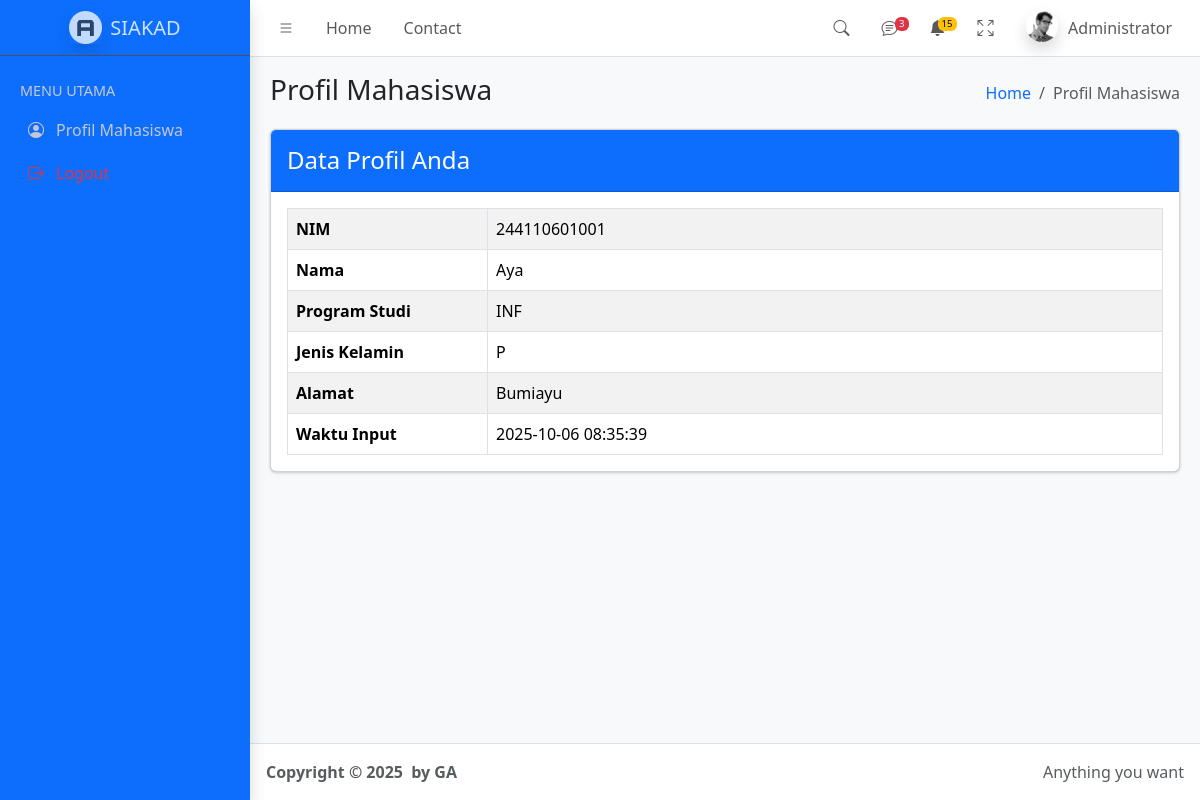
The app's page /mahasiswa/?p=mahasiswa (signed in) with its own data.
### tables this page shows
CREATE TABLE `mhs` (
  `id` int NOT NULL,
  `nim` varchar(12) NOT NULL,
  `nama` varchar(50) NOT NULL,
  `jenis_kelamin` enum('L','P') NOT NULL,
  `alamat` text NOT NULL,
  `prodi` int NOT NULL,
  `waktu` datetime NOT NULL
);

### mahasiswa/mahasiswa.php (the view, shortened to what this page needs)
<?php
require_once "../config.php";
$nim = $_SESSION['username'];
$mhs = $konek->query("SELECT * FROM mhs WHERE nim='$nim'")->fetch_assoc();
$prodi = "-";
if ($mhs['prodi'] == 1) $prodi = "INF";
elseif ($mhs['prodi'] == 2) $prodi = "ARS";
elseif ($mhs['prodi'] == 3) $prodi = "ILK";
?>
<main class="app-main">
  <div class="app-content-header">
    <div class="container-fluid">
      <div class="row">
        <div class="col-sm-6"><h3 class="mb-0">Profil Mahasiswa</h3></div>
        <div class="col-sm-6">
          <ol class="breadcrumb float-sm-end">
            <li class="breadcrumb-item"><a href="#">Home</a></li>
            <li class="breadcrumb-item active" aria-current="page">Profil Mahasiswa</li>
          </ol>
        </div>
      </div>
    </div>
  </div>
  <div class="app-content">
    <div class="container-fluid">
      <div class="row">
        <div class="col-12">
          <div class="card">
            <div class="card-header bg-primary text-white">
              <h4 class="mb-0">Data Profil Anda</h4>
            </div>
            <div class="card-body">
              <table class="table table-bordered table-striped">
                <tr>
                  <th width="200">NIM</th>
                  <td><?= $mhs['nim'] ?></td>
                </tr>
                <tr>
                  <th>Nama</th>
                  <td><?= $mhs['nama'] ?></td>
                </tr>
                <tr>
                  <th>Program Studi</th>
                  <td><?= $prodi ?></td>
                </tr>
                <tr>
                  <th>Jenis Kelamin</th>
                  <td><?= $mhs['jenis_kelamin'] ?></td>
                </tr>
                <tr>
                  <th>Alamat</th>
                  <td><?= $mhs['alamat'] ?></td>
                </tr>
                <tr>
                  <th>Waktu Input</th>
                  <td><?= $mhs['waktu'] ?></td>
                </tr>
              </table>
            </div>
          </div>
        </div>
      </div>
    </div>
  </div>
</main>

### records on screen
mhs: nim "244110601001", nama "Aya", prodi "INF", jenis_kelamin "P", alamat "Bumiayu", waktu "2025-10-06 08:35:39"
